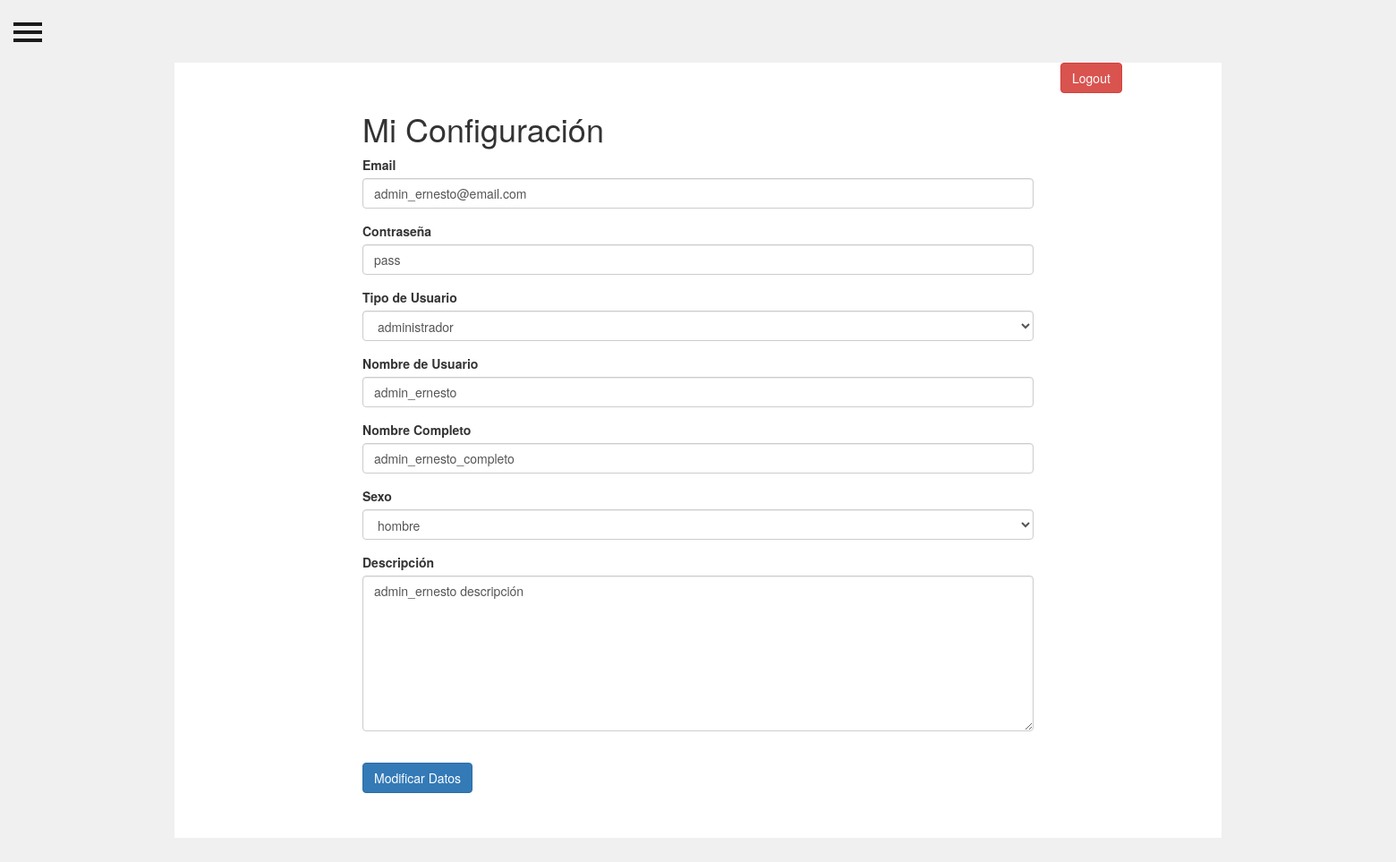
The page /vistas/admin_configuracion.php (signed in) on the database its author committed.
### tables this page shows
CREATE TABLE IF NOT EXISTS `Usuario` (
  `id_usuario` INT NOT NULL AUTO_INCREMENT,
  `email` VARCHAR(45) NOT NULL,
  `contrasena` VARCHAR(45) NOT NULL,
  `tipo_usuario` VARCHAR(45) NOT NULL,
  `nombre_usuario` VARCHAR(45) NULL,
  `nombre_completo` VARCHAR(45) NULL,
  `sexo` VARCHAR(45) NULL,
  `descripcion` VARCHAR(45) NULL,
  `aficiones` BLOB NULL,
  PRIMARY KEY (`id_usuario`),
  UNIQUE INDEX `id_usuario_UNIQUE` (`id_usuario` ASC));

### modelos/Usuario_modelo.php (called while the page is built, shortened)
<?php
require_once $_SERVER["DOCUMENT_ROOT"]."/proyecto_daw1/database/Database.php";
class Usuario_Modelo
{
    private $conexion;
    public function __construct()
    {
        $database = new Database();
        $this->conexion =  $database->conectar();
    }
    public function get_usuario_de_id($id)
    {
        $query = "SELECT * FROM Usuario WHERE id_usuario='$id'";
        $resultado = $this->conexion->query($query);
        $usuario = $resultado->fetch_assoc();
        return $usuario;
    }
}

### database/Database.php (called while the page is built, shortened)
<?php
class Database
{
    protected static $conexion;
    public function conectar()
    {
        if (!isset(self::$conexion)){
            $config_database = parse_ini_file($_SERVER["DOCUMENT_ROOT"]."/proyecto_daw1/configuration/database_config.ini");
            self::$conexion = new mysqli($config_database["host"],
                                         $config_database['usuario'],
                                         $config_database['password'],
                                         $config_database['nombre_db']);
        }
        return self::$conexion;
    }
}

### piezas/formulario_admin_configuracion.php (the view, shortened to what this page needs)
<form>
    <div class="form-group">
        <label>Email</label>
        <input type="text" class="form-control" name="email" value="<?=$usuario_logueado["email"]?>">
    </div>
    <div class="form-group">
        <label>Contraseña</label>
        <input type="text" class="form-control" name="contrasena" value="<?=$usuario_logueado["contrasena"]?>">
    </div>
    <div class="form-group">
        <label class="control-label">Tipo de Usuario</label>
        <select class="modal-tipo_usuario form-control" name="tipo_usuario" value="<?=$usuario_logueado["tipo_usuario"]?>">
            <option>administrador</option>
        </select>
    </div>
    <div class="form-group">
        <label>Nombre de Usuario</label>
        <input type="text" class="form-control" name="nombre_usuario" value="<?=$usuario_logueado["nombre_usuario"]?>">
    </div>
    <div class="form-group">
        <label>Nombre Completo</label>
        <input type="text" class="form-control" name="nombre_completo" value="<?=$usuario_logueado["nombre_completo"]?>">
    </div>
    <div class="form-group">
        <label class="control-label">Sexo</label>
        <select class="modal-sexo form-control" name="sexo" value="<?=$usuario_logueado["sexo"]?>">
            <option>hombre</option>
        </select>
    </div>
    <div class="form-group">
        <label class="control-label">Descripción</label>
        <textarea class="modal-descripcion form-control" rows="8"  name="descripcion"><?=$usuario_logueado["descripcion"]?></textarea>
    </div>
    <br>
    <button type="submit" class="btn btn-primary">Modificar Datos</button>
</form>

### recursos/css/usuario_configuracion.css (style rules this page uses)
body { position: relative; overflow-x: hidden; background-color: #F0F0F0; }

### rows shown on the page
usuario: email "admin_ernesto@email.com", contrasena "pass", tipo_usuario "administrador", nombre_usuario "admin_ernesto", nombre_completo "admin_ernesto_completo", sexo "hombre", descripcion "admin_ernesto descripción"
